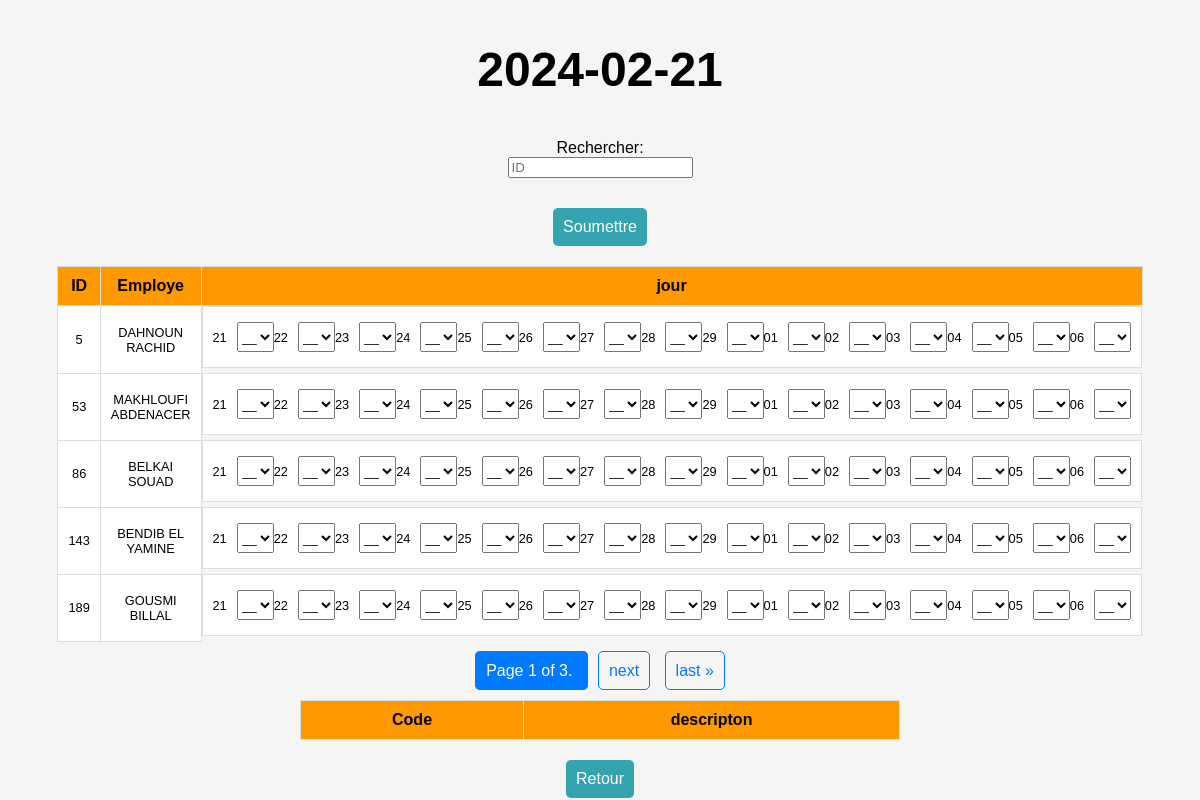
/pointage/1/, run on the app's committed database.
### pointage/models.py (models this page shows, shortened)
class Employe(models.Model):
    ID=models.IntegerField(primary_key=True)
    Nom=models.CharField(max_length=30)
    Prenom=models.CharField(max_length=30)
    Adresse=models.CharField(max_length=50,null=True)
    Date_Recrutement=models.DateField(default=timezone.now().date())
    Affect_Origin=models.CharField(max_length=30,null=True)
    Fonction=models.CharField(max_length=30)
    Date_Detach= models.DateField(null=True)
    station=models.ForeignKey(Station,on_delete=models.CASCADE,null=True)
    Situation_Familliale=models.CharField(max_length=30,null=True)
    Nbr_Enfants=models.IntegerField(null=True)
    Sheet_ID=models.IntegerField(unique=True,null=True)

### pointage/views.py (the view)
def pointage2(request,ID):
    station = Station.objects.get(id=ID)
    instances=Employe.objects.filter(station=station)
    date=datetime.now().date()
    date_range = [date + timedelta(days=i) for i in range(15)]
    paginator = Paginator(instances, 5)  # Change 10 to the number of items per page
    page_number = request.GET.get('page', 1)
    try:
        instances_paginated = paginator.page(page_number)
    except EmptyPage:
        instances_paginated = paginator.page(paginator.num_pages)
    if request.method == 'POST':
        credentials = service_account.Credentials.from_service_account_file(
        './petropointage-b1093416d578.json',
        scopes=['https://www.googleapis.com/auth/spreadsheets'],
        )
        spreadsheet_id = '15BSWan9Olz9WisDThGlGESdcZPw4GGIvnLyayFIP74I'
        service = build('sheets', 'v4', credentials=credentials)
        for i in instances:
            for date in date_range:
                cell=find_cell(date)
                choice=request.POST.get(f'{i.ID}_{date}')
                print(choice)
                sheet_range = f"{i.ID}!{cell}"
                code=Code_Employe.objects.filter(employe=i,Date=date)
                if not choice :
                    if code.exists():
                        values=[['']]
                        code.delete()
                    else:
                        continue
                else:
                    if code.exists():
                        code.delete()
                    code_emp=Code_Employe()
                    code_emp.employe=i
                    code_emp.Date=date
                    code_emp.code=Code.objects.get(pk=choice)
                    code_emp.save()
                    values = [[f"{choice}"]]
                body = {'values': values}
                service.spreadsheets().values().update(
                spreadsheetId=spreadsheet_id, range=sheet_range,
                valueInputOption='RAW', body=body
                ).execute()
        return redirect(main_view,i.ID)
    else:
        codes_emp=Code_Employe.objects.filter(employe__station=station)
        codes=Code.objects.all()
        context={'date':date,'instances':instances_paginated,'date_range':date_range,'codes':codes,'codes_emp':codes_emp}
        return render(request,'pointage.html',context)

### pointage/templates/pointage.html (shortened to what this page needs)
<!DOCTYPE html>
<html lang="en">
<head>
</head>
<body>
    <header>
        <h1>{{ date|date:"Y-m-d" }}</h1>
    </header>
    <form method="get" action="">
        <label for="query">Rechercher:</label>
        <input type="text" id="query" name="query" placeholder="ID" required>
    </form>
    <table>
        <tr>
            <th>ID</th>
            <th>Employe</th>
            <th>jour</th>
        </tr>
        {% for i in instances %}
            <form action="{% url 'pointage' instances.0.station.id %}" method="POST">
                <tr>
                    <td>{{ i.ID }}</td>
                    <td>{{ i.Nom }} {{ i.Prenom }}</td>
                    <td class="date-group">
                        {% for date in date_range %}
                            <label for="{{i.ID}}_{{date|date:'Y-m-d'}}">{{date|date:"d"}}</label>
                            <select id="{{i.ID}}_{{date|date:'Y-m-d'}}" name="{{i.ID}}_{{date|date:'Y-m-d'}}">
                                <option value="" selected >__</option>
                            </select>
                        {% endfor %}
                    </td>
                </tr>
                {% endfor %}
                <input type="submit" value="Soumettre">
            </form>
    </table>
    <div class="pagination">
        <span class="step-links">
            <span class="current">
                Page {{ instances.number }} of {{ instances.paginator.num_pages }}.
            </span>
            {% if instances.has_next %}
                <a href="?page={{ instances.next_page_number }}">next</a>
                <a href="?page={{ instances.paginator.num_pages }}">last &raquo;</a>
            {% endif %}
        </span>
    </div>
    <table>
        <tr>
            <th>Code</th>
            <th>descripton</th>
        </tr>
    </table>
    <a href="{% url 'menu_view' %}" class="back-button">Retour</a>
</body>
</html>

### pointage/templates/pointage.html (style rules this page uses)
body { font-family: Arial, sans-serif; background-color: #f5f5f5; display: flex; flex-direction: column; align-items: center; justify-content: center; margin: 0; }
header { padding: 10px; text-align: center; font-size: 1.5em; }
table { width: 80%; max-width: 600px; border-collapse: collapse; margin-top: 20px; }
th, td { border: 1px solid #ddd; text-align: center; padding: 10px; }
th { background-color: #ff9900; font-size: 1em; }
td { background-color: white; color: black; font-size: 0.8em; }
form { display: flex; flex-direction: column; align-items: center; margin-bottom: 10px; }
.date-group { display: flex; flex-direction: row; align-items: center; margin-bottom: 5px; }
.date-group label { margin-right: 10px; }
.date-group select { height: 30px; margin-left: 0; }
td.date-group { height: 40px; }
input[type="submit"] { margin-top: 20px; padding: 10px; cursor: pointer; background-color: #34a4b0; color: white; border: none; border-radius: 5px; font-size: 1em; }
.pagination { display: flex; justify-content: center; margin-top: 20px; }
.step-links a { padding: 10px; margin: 0 5px; text-decoration: none; color: #007BFF; border: 1px solid #007BFF; border-radius: 5px; }
.step-links .current { padding: 10px; margin: 0 5px; background-color: #007BFF; color: white; border: 1px solid #007BFF; border-radius: 5px; }
.back-button { margin-top: 20px; padding: 10px; background-color: #34a4b0; color: white; border: none; border-radius: 5px; text-decoration: none; }

### data on the page
Employe: ID "5", Nom "DAHNOUN", Prenom "RACHID", date_range "21" "22" "23" "24" "25" "26" "27" "28" "29" "01" "02" "03" "04" "05" "06"
Employe: ID "53", Nom "MAKHLOUFI", Prenom "ABDENACER", date_range "21" "22" "23" "24" "25" "26" "27" "28" "29" "01" "02" "03" "04" "05" "06"
Employe: ID "86", Nom "BELKAI", Prenom "SOUAD", date_range "21" "22" "23" "24" "25" "26" "27" "28" "29" "01" "02" "03" "04" "05" "06"
Employe: ID "143", Nom "BENDIB", Prenom "EL YAMINE", date_range "21" "22" "23" "24" "25" "26" "27" "28" "29" "01" "02" "03" "04" "05" "06"
Employe: ID "189", Nom "GOUSMI", Prenom "BILLAL", date_range "21" "22" "23" "24" "25" "26" "27" "28" "29" "01" "02" "03" "04" "05" "06"

### other printed values
{{ date|date:"Y-m-d" }} "2024-02-21"
{{ instances.number }} "1"
{{ instances.paginator.num_pages }} "3"
